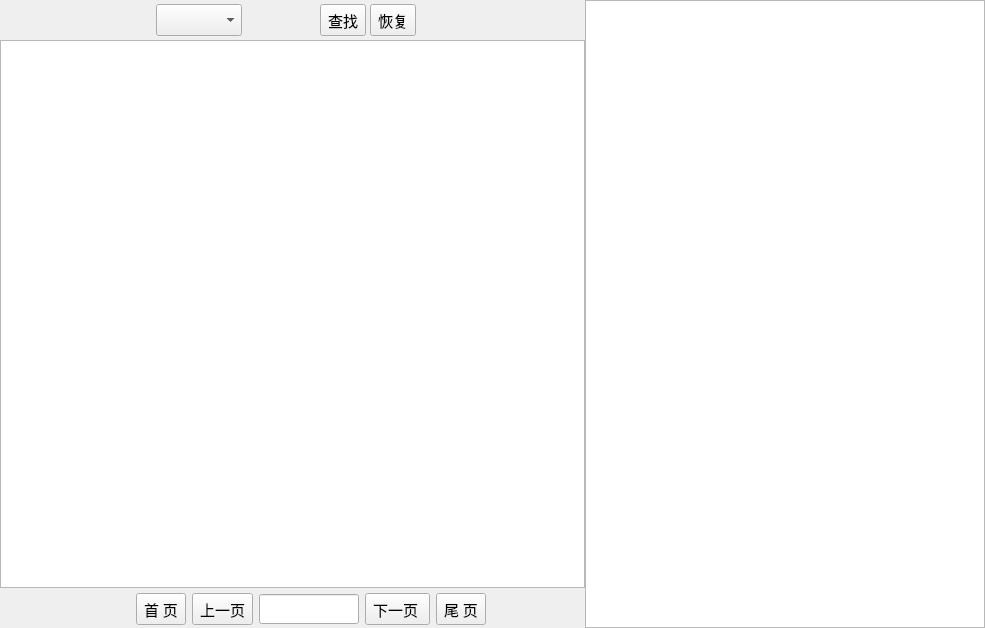
<?xml version="1.0" encoding="UTF-8"?>
<ui version="4.0">
 <class>MySqlView</class>
 <widget class="QWidget" name="MySqlView">
  <property name="geometry">
   <rect>
    <x>0</x>
    <y>0</y>
    <width>985</width>
    <height>628</height>
   </rect>
  </property>
  <property name="mouseTracking">
   <bool>true</bool>
  </property>
  <property name="windowTitle">
   <string>Form</string>
  </property>
  <layout class="QHBoxLayout" name="horizontalLayout_10" stretch="0,0">
   <property name="spacing">
    <number>0</number>
   </property>
   <property name="leftMargin">
    <number>0</number>
   </property>
   <property name="topMargin">
    <number>0</number>
   </property>
   <property name="rightMargin">
    <number>0</number>
   </property>
   <property name="bottomMargin">
    <number>0</number>
   </property>
   <item>
    <layout class="QVBoxLayout" name="verticalLayout"/>
   </item>
   <item>
    <layout class="QHBoxLayout" name="horizontalLayout" stretch="0,0">
     <property name="spacing">
      <number>0</number>
     </property>
     <property name="rightMargin">
      <number>0</number>
     </property>
     <property name="bottomMargin">
      <number>0</number>
     </property>
     <item>
      <layout class="QVBoxLayout" name="verticalLayout_4" stretch="4">
       <property name="spacing">
        <number>4</number>
       </property>
       <item>
        <layout class="QVBoxLayout" name="verticalLayout_3" stretch="0,0,0">
         <property name="spacing">
          <number>0</number>
         </property>
         <item>
          <widget class="QWidget" name="widget_top" native="true">
           <property name="sizePolicy">
            <sizepolicy hsizetype="Preferred" vsizetype="Fixed">
             <horstretch>0</horstretch>
             <verstretch>0</verstretch>
            </sizepolicy>
           </property>
           <property name="minimumSize">
            <size>
             <width>0</width>
             <height>40</height>
            </size>
           </property>
           <property name="styleSheet">
            <string notr="true"/>
           </property>
           <layout class="QHBoxLayout" name="horizontalLayout_6">
            <property name="leftMargin">
             <number>0</number>
            </property>
            <property name="topMargin">
             <number>0</number>
            </property>
            <property name="rightMargin">
             <number>2</number>
            </property>
            <property name="bottomMargin">
             <number>0</number>
            </property>
            <item>
             <widget class="QWidget" name="widget_dateEdit" native="true">
              <property name="sizePolicy">
               <sizepolicy hsizetype="Fixed" vsizetype="Expanding">
                <horstretch>0</horstretch>
                <verstretch>0</verstretch>
               </sizepolicy>
              </property>
              <property name="minimumSize">
               <size>
                <width>150</width>
                <height>0</height>
               </size>
              </property>
              <property name="maximumSize">
               <size>
                <width>140</width>
                <height>16777215</height>
               </size>
              </property>
              <layout class="QVBoxLayout" name="verticalLayout_2">
               <property name="spacing">
                <number>0</number>
               </property>
               <property name="leftMargin">
                <number>0</number>
               </property>
               <property name="topMargin">
                <number>0</number>
               </property>
               <property name="rightMargin">
                <number>0</number>
               </property>
               <property name="bottomMargin">
                <number>0</number>
               </property>
              </layout>
             </widget>
            </item>
            <item>
             <widget class="QComboBox" name="comboBox_select">
              <property name="minimumSize">
               <size>
                <width>80</width>
                <height>32</height>
               </size>
              </property>
              <property name="font">
               <font>
                <family>微软雅黑</family>
                <pointsize>11</pointsize>
                <weight>50</weight>
                <bold>false</bold>
               </font>
              </property>
              <property name="toolTip">
               <string>选中筛选条件</string>
              </property>
              <property name="styleSheet">
               <string notr="true">border-left:5px;</string>
              </property>
              <property name="insertPolicy">
               <enum>QComboBox::InsertAtBottom</enum>
              </property>
              <property name="iconSize">
               <size>
                <width>20</width>
                <height>20</height>
               </size>
              </property>
             </widget>
            </item>
            <item>
             <layout class="QHBoxLayout" name="horizontalLayout_7">
              <property name="spacing">
               <number>4</number>
              </property>
              <property name="topMargin">
               <number>2</number>
              </property>
              <property name="bottomMargin">
               <number>2</number>
              </property>
              <item>
               <widget class="QStackedWidget" name="stackedWidget">
                <property name="minimumSize">
                 <size>
                  <width>0</width>
                  <height>0</height>
                 </size>
                </property>
                <property name="font">
                 <font>
                  <family>微软雅黑</family>
                  <pointsize>11</pointsize>
                  <weight>50</weight>
                  <bold>false</bold>
                 </font>
                </property>
                <property name="styleSheet">
                 <string notr="true">border:0px;</string>
                </property>
                <property name="currentIndex">
                 <number>0</number>
                </property>
                <widget class="QWidget" name="page_0"/>
                <widget class="QWidget" name="page_1"/>
               </widget>
              </item>
              <item>
               <widget class="QToolButton" name="toolButton_search">
                <property name="minimumSize">
                 <size>
                  <width>0</width>
                  <height>32</height>
                 </size>
                </property>
                <property name="maximumSize">
                 <size>
                  <width>16777215</width>
                  <height>32</height>
                 </size>
                </property>
                <property name="font">
                 <font>
                  <family>Microsoft YaHei</family>
                  <pointsize>11</pointsize>
                  <weight>50</weight>
                  <bold>false</bold>
                 </font>
                </property>
                <property name="styleSheet">
                 <string notr="true"/>
                </property>
                <property name="text">
                 <string>查找</string>
                </property>
                <property name="icon">
                 <iconset resource="../resource/Resources.qrc">
                  <normaloff>:/Resources/Resources/handtrigger.png</normaloff>:/Resources/Resources/handtrigger.png</iconset>
                </property>
                <property name="iconSize">
                 <size>
                  <width>24</width>
                  <height>24</height>
                 </size>
                </property>
                <property name="toolButtonStyle">
                 <enum>Qt::ToolButtonTextBesideIcon</enum>
                </property>
               </widget>
              </item>
              <item>
               <widget class="QToolButton" name="toolButton_refresh">
                <property name="minimumSize">
                 <size>
                  <width>0</width>
                  <height>32</height>
                 </size>
                </property>
                <property name="maximumSize">
                 <size>
                  <width>16777215</width>
                  <height>32</height>
                 </size>
                </property>
                <property name="font">
                 <font>
                  <family>Microsoft YaHei</family>
                  <pointsize>11</pointsize>
                  <weight>50</weight>
                  <bold>false</bold>
                 </font>
                </property>
                <property name="text">
                 <string>恢复</string>
                </property>
                <property name="icon">
                 <iconset resource="../resource/Resources.qrc">
                  <normaloff>:/Resources/Resources/reset1.png</normaloff>:/Resources/Resources/reset1.png</iconset>
                </property>
                <property name="iconSize">
                 <size>
                  <width>24</width>
                  <height>24</height>
                 </size>
                </property>
                <property name="toolButtonStyle">
                 <enum>Qt::ToolButtonTextBesideIcon</enum>
                </property>
               </widget>
              </item>
             </layout>
            </item>
            <item>
             <spacer name="horizontalSpacer">
              <property name="orientation">
               <enum>Qt::Horizontal</enum>
              </property>
              <property name="sizeHint" stdset="0">
               <size>
                <width>40</width>
                <height>20</height>
               </size>
              </property>
             </spacer>
            </item>
           </layout>
          </widget>
         </item>
         <item>
          <layout class="QHBoxLayout" name="horizontalLayout_3">
           <item>
            <widget class="QTableWidget" name="tableWidget">
             <property name="font">
              <font>
               <family>微软雅黑</family>
               <pointsize>11</pointsize>
               <weight>50</weight>
               <bold>false</bold>
              </font>
             </property>
             <property name="mouseTracking">
              <bool>true</bool>
             </property>
             <property name="autoFillBackground">
              <bool>false</bool>
             </property>
             <property name="styleSheet">
              <string notr="true">QHeaderView::section { background-color: transparent;padding: 0px;border: none;border-bottom: 2px solid lightblue;}QHeaderView::section:hover {background-color: #1296DB;}QHeaderView::section:pressed { background-color: #1296DB;}</string>
             </property>
             <property name="verticalScrollBarPolicy">
              <enum>Qt::ScrollBarAlwaysOff</enum>
             </property>
             <property name="sizeAdjustPolicy">
              <enum>QAbstractScrollArea::AdjustIgnored</enum>
             </property>
             <property name="selectionBehavior">
              <enum>QAbstractItemView::SelectRows</enum>
             </property>
             <attribute name="horizontalHeaderMinimumSectionSize">
              <number>20</number>
             </attribute>
             <attribute name="verticalHeaderMinimumSectionSize">
              <number>20</number>
             </attribute>
            </widget>
           </item>
          </layout>
         </item>
         <item>
          <widget class="QWidget" name="widget_2" native="true">
           <property name="sizePolicy">
            <sizepolicy hsizetype="Preferred" vsizetype="Fixed">
             <horstretch>0</horstretch>
             <verstretch>0</verstretch>
            </sizepolicy>
           </property>
           <property name="minimumSize">
            <size>
             <width>0</width>
             <height>40</height>
            </size>
           </property>
           <property name="styleSheet">
            <string notr="true"/>
           </property>
           <layout class="QHBoxLayout" name="horizontalLayout_5">
            <property name="leftMargin">
             <number>5</number>
            </property>
            <property name="topMargin">
             <number>4</number>
            </property>
            <property name="rightMargin">
             <number>5</number>
            </property>
            <property name="bottomMargin">
             <number>1</number>
            </property>
            <item>
             <widget class="QLabel" name="label_cnts">
              <property name="sizePolicy">
               <sizepolicy hsizetype="Preferred" vsizetype="Fixed">
                <horstretch>0</horstretch>
                <verstretch>0</verstretch>
               </sizepolicy>
              </property>
              <property name="minimumSize">
               <size>
                <width>30</width>
                <height>30</height>
               </size>
              </property>
              <property name="font">
               <font>
                <family>微软雅黑</family>
                <pointsize>10</pointsize>
                <weight>50</weight>
                <bold>false</bold>
               </font>
              </property>
              <property name="styleSheet">
               <string notr="true">border: 0px;</string>
              </property>
              <property name="text">
               <string/>
              </property>
             </widget>
            </item>
            <item>
             <spacer name="horizontalSpacer_3">
              <property name="orientation">
               <enum>Qt::Horizontal</enum>
              </property>
              <property name="sizeHint" stdset="0">
               <size>
                <width>40</width>
                <height>20</height>
               </size>
              </property>
             </spacer>
            </item>
            <item>
             <layout class="QHBoxLayout" name="horizontalLayout_9">
              <item>
               <widget class="QToolButton" name="toolButton_first">
                <property name="minimumSize">
                 <size>
                  <width>0</width>
                  <height>32</height>
                 </size>
                </property>
                <property name="font">
                 <font>
                  <family>微软雅黑</family>
                  <pointsize>11</pointsize>
                  <weight>50</weight>
                  <bold>false</bold>
                 </font>
                </property>
                <property name="text">
                 <string>首 页</string>
                </property>
                <property name="icon">
                 <iconset resource="../resource/Resources.qrc">
                  <normaloff>:/Resources/Resources/tolast.png</normaloff>:/Resources/Resources/tolast.png</iconset>
                </property>
                <property name="iconSize">
                 <size>
                  <width>24</width>
                  <height>24</height>
                 </size>
                </property>
                <property name="toolButtonStyle">
                 <enum>Qt::ToolButtonTextBesideIcon</enum>
                </property>
               </widget>
              </item>
              <item>
               <widget class="QToolButton" name="toolButton_lastone">
                <property name="minimumSize">
                 <size>
                  <width>0</width>
                  <height>32</height>
                 </size>
                </property>
                <property name="font">
                 <font>
                  <family>微软雅黑</family>
                  <pointsize>11</pointsize>
                  <weight>50</weight>
                  <bold>false</bold>
                 </font>
                </property>
                <property name="text">
                 <string>上一页</string>
                </property>
                <property name="icon">
                 <iconset resource="../resource/Resources.qrc">
                  <normaloff>:/Resources/Resources/tolast-2.png</normaloff>:/Resources/Resources/tolast-2.png</iconset>
                </property>
                <property name="iconSize">
                 <size>
                  <width>24</width>
                  <height>24</height>
                 </size>
                </property>
                <property name="toolButtonStyle">
                 <enum>Qt::ToolButtonTextBesideIcon</enum>
                </property>
               </widget>
              </item>
              <item>
               <widget class="QLineEdit" name="label_page">
                <property name="sizePolicy">
                 <sizepolicy hsizetype="Preferred" vsizetype="Fixed">
                  <horstretch>0</horstretch>
                  <verstretch>0</verstretch>
                 </sizepolicy>
                </property>
                <property name="minimumSize">
                 <size>
                  <width>20</width>
                  <height>30</height>
                 </size>
                </property>
                <property name="maximumSize">
                 <size>
                  <width>100</width>
                  <height>16777215</height>
                 </size>
                </property>
                <property name="font">
                 <font>
                  <family>微软雅黑</family>
                  <pointsize>10</pointsize>
                  <weight>50</weight>
                  <bold>false</bold>
                 </font>
                </property>
                <property name="alignment">
                 <set>Qt::AlignCenter</set>
                </property>
               </widget>
              </item>
              <item>
               <widget class="QToolButton" name="toolButton_nextone">
                <property name="minimumSize">
                 <size>
                  <width>0</width>
                  <height>32</height>
                 </size>
                </property>
                <property name="font">
                 <font>
                  <family>微软雅黑</family>
                  <pointsize>11</pointsize>
                  <weight>50</weight>
                  <bold>false</bold>
                 </font>
                </property>
                <property name="text">
                 <string>下一页 </string>
                </property>
                <property name="icon">
                 <iconset resource="../resource/Resources.qrc">
                  <normaloff>:/Resources/Resources/tonext2.png</normaloff>:/Resources/Resources/tonext2.png</iconset>
                </property>
                <property name="iconSize">
                 <size>
                  <width>24</width>
                  <height>24</height>
                 </size>
                </property>
                <property name="toolButtonStyle">
                 <enum>Qt::ToolButtonTextBesideIcon</enum>
                </property>
               </widget>
              </item>
              <item>
               <widget class="QToolButton" name="toolButton_end">
                <property name="minimumSize">
                 <size>
                  <width>0</width>
                  <height>32</height>
                 </size>
                </property>
                <property name="font">
                 <font>
                  <family>微软雅黑</family>
                  <pointsize>11</pointsize>
                  <weight>50</weight>
                  <bold>false</bold>
                 </font>
                </property>
                <property name="text">
                 <string>尾 页</string>
                </property>
                <property name="icon">
                 <iconset resource="../resource/Resources.qrc">
                  <normaloff>:/Resources/Resources/tonext.png</normaloff>:/Resources/Resources/tonext.png</iconset>
                </property>
                <property name="iconSize">
                 <size>
                  <width>24</width>
                  <height>24</height>
                 </size>
                </property>
                <property name="toolButtonStyle">
                 <enum>Qt::ToolButtonTextBesideIcon</enum>
                </property>
               </widget>
              </item>
             </layout>
            </item>
            <item>
             <spacer name="horizontalSpacer_4">
              <property name="orientation">
               <enum>Qt::Horizontal</enum>
              </property>
              <property name="sizeHint" stdset="0">
               <size>
                <width>40</width>
                <height>20</height>
               </size>
              </property>
             </spacer>
            </item>
           </layout>
          </widget>
         </item>
        </layout>
       </item>
      </layout>
     </item>
     <item>
      <widget class="QGraphicsViews" name="graphicsView">
       <property name="minimumSize">
        <size>
         <width>400</width>
         <height>0</height>
        </size>
       </property>
       <property name="maximumSize">
        <size>
         <width>400</width>
         <height>16777215</height>
        </size>
       </property>
      </widget>
     </item>
    </layout>
   </item>
  </layout>
 </widget>
 <customwidgets>
  <customwidget>
   <class>QGraphicsViews</class>
   <extends>QGraphicsView</extends>
   <header location="global">QGraphicsViews.h</header>
  </customwidget>
 </customwidgets>
 <resources>
  <include location="../resource/Resources.qrc"/>
 </resources>
 <connections/>
</ui>
